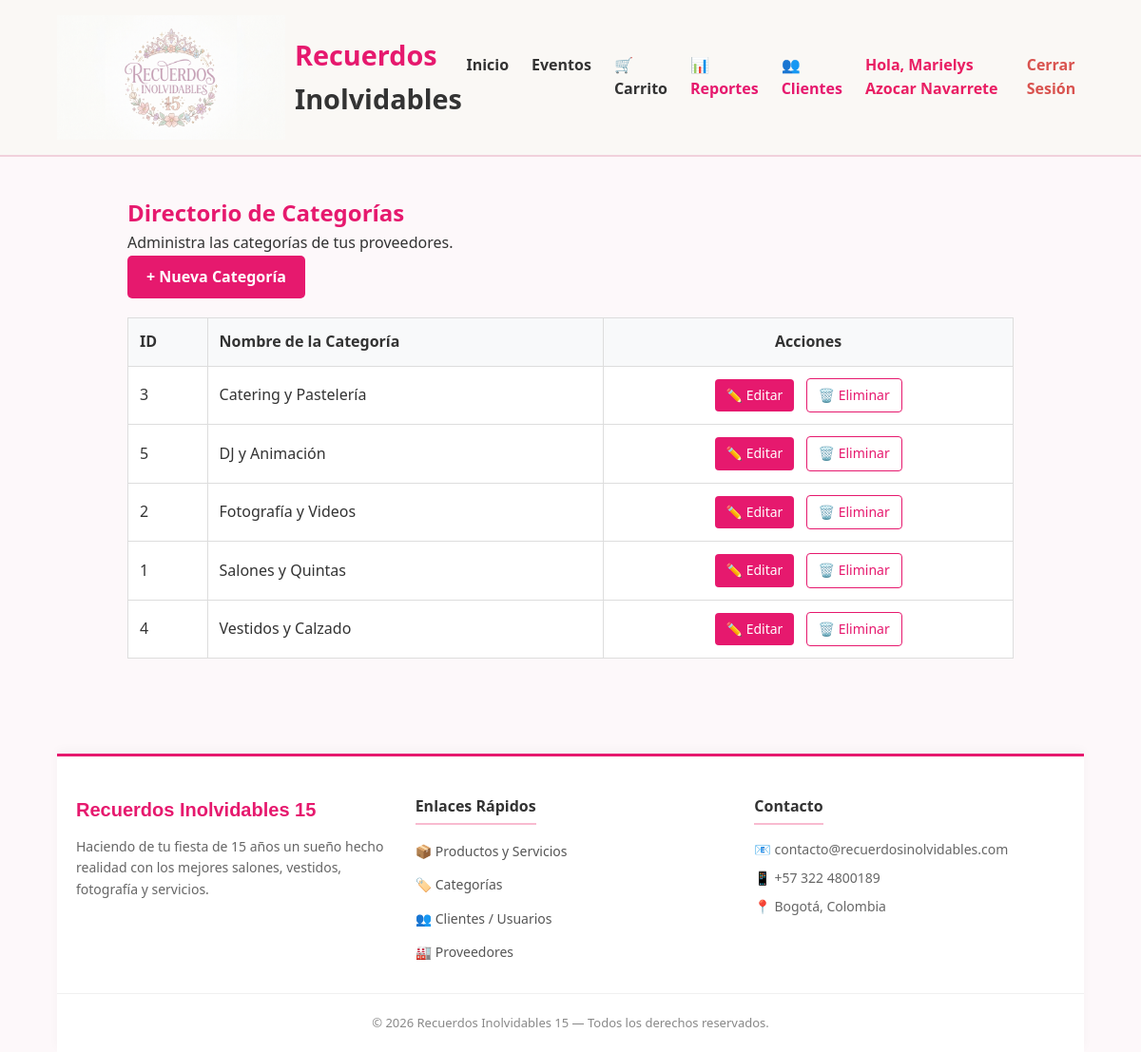
The page /index.php?controller=categoria&action=index (signed in) on the database its author committed.
### tables this page shows
CREATE TABLE `categorias` (
  `id_categoria` int(11) NOT NULL,
  `nombre` varchar(100) NOT NULL,
  `descripcion` text,
  `icono` varchar(50) DEFAULT NULL
);

### controllers/CategoriaController.php (called while the page is built, shortened)
<?php
require_once __DIR__ . '/../models/Categoria.php';
class CategoriaController {
    private $modelo;
    public function __construct() {
        $this->modelo = new Categoria();
    }
    public function index() {
        $categorias = $this->modelo->obtenerTodas();
        require_once __DIR__ . '/../views/categorias/index.php';
    }
}
?>

### models/Categoria.php (called while the page is built, shortened)
<?php
require_once __DIR__ . '/../config/database.php';
class Categoria {
    private $conn;
    private $table_name = "categorias";
    public function __construct() {
        $database = new Database();
        $this->conn = $database->getConnection();
    }
    public function obtenerTodas() {
        $stmt = $this->conn->prepare("SELECT * FROM " . $this->table_name . " ORDER BY nombre ASC");
        $stmt->execute();
        return $stmt->fetchAll();
    }
}
?>

### config/Database.php (called while the page is built, shortened)
<?php
class Database {
    private $host = "localhost";
    private $db_name = "recuerdos_inolvidables";
    private $username = "root";
    private $password = "";
    public function getConnection() {
        $this->conn = null;
        try {
            $this->conn = new PDO(
                "mysql:host=" . $this->host . ";dbname=" . $this->db_name . ";charset=utf8mb4",
                $this->username,
                $this->password,
                [
                    PDO::ATTR_ERRMODE => PDO::ERRMODE_EXCEPTION,
                    PDO::ATTR_DEFAULT_FETCH_MODE => PDO::FETCH_ASSOC,
                    PDO::ATTR_EMULATE_PREPARES => false
                ]
            );
        } catch (PDOException $exception) {
            echo "Error de conexión: " . $exception->getMessage();
        }
        return $this->conn;
    }
}

### views/categorias/index.php (the view)
<?php require_once __DIR__ . '/../layouts/header.php'; ?>
<div class="container" style="padding: 40px 20px; min-height: 50vh;">
    <h2 style="color: #e6196e;">Directorio de Categorías</h2>
    <p>Administra las categorías de tus proveedores.</p>
    <a href="index.php?controller=categoria&action=crear" style="display: inline-block; padding: 10px 20px; background: #e6196e; color: white; text-decoration: none; border-radius: 5px; margin-bottom: 20px; font-weight: bold;">+ Nueva Categoría</a>
    <table border="1" style="width: 100%; border-collapse: collapse; text-align: left; background: white;">
        <thead>
            <tr style="background-color: #f8f9fa;">
                <th style="padding: 12px; border: 1px solid #ddd;">ID</th>
                <th style="padding: 12px; border: 1px solid #ddd;">Nombre de la Categoría</th>
                <th style="padding: 12px; border: 1px solid #ddd; text-align: center;">Acciones</th>
            </tr>
        </thead>
        <tbody>
            <?php foreach($categorias as $cat): ?>
            <tr>
                <td style="padding: 12px; border: 1px solid #ddd;"><?= $cat['id_categoria'] ?></td>
                <td style="padding: 12px; border: 1px solid #ddd;"><?= $cat['nombre'] ?></td>
                <td style="padding: 12px; border: 1px solid #ddd; text-align: center;">
                    <a href="index.php?controller=categoria&action=editar&id=<?= $cat['id_categoria'] ?>" style="display: inline-block; padding: 6px 12px; background: #e6196e; color: white; text-decoration: none; border-radius: 4px; font-size: 14px; margin-right: 8px;">✏️ Editar</a>
                    <a href="index.php?controller=categoria&action=eliminar&id=<?= $cat['id_categoria'] ?>" style="display: inline-block; padding: 6px 12px; background: white; color: #e6196e; border: 1px solid #e6196e; text-decoration: none; border-radius: 4px; font-size: 14px;" onclick="return confirm('¿Seguro que deseas eliminar esta categoría?');">🗑️ Eliminar</a>
                </td>
            </tr>
            <?php endforeach; ?>
        </tbody>
    </table>
</div>
<?php require_once __DIR__ . '/../layouts/footer.php'; ?>

### public/css/styles.css (style rules this page uses)
:root { --primary-color: #e91e63; --primary-hover: #c2185b; --secondary-color: #f8bbd0; --text-dark: #333333; --bg-light: #fdf8fa; --white: #ffffff; --border-color: #f1d1dc; }
* { box-sizing: border-box; margin: 0; padding: 0; font-family: 'Segoe UI', Tahoma, Geneva, Verdana, sans-serif; }
body { background-color: var(--bg-light); color: var(--text-dark); line-height: 1.6; }
.container { width: 90%; max-width: 1200px; margin: 0 auto; }

### rows shown on the page
categorias: id_categoria "3", nombre "Catering y Pastelería"
categorias: id_categoria "5", nombre "DJ y Animación"
categorias: id_categoria "2", nombre "Fotografía y Videos"
categorias: id_categoria "1", nombre "Salones y Quintas"
categorias: id_categoria "4", nombre "Vestidos y Calzado"

### other values the page prints
$_SESSION['user_nombre'] "Marielys Azocar Navarrete"
